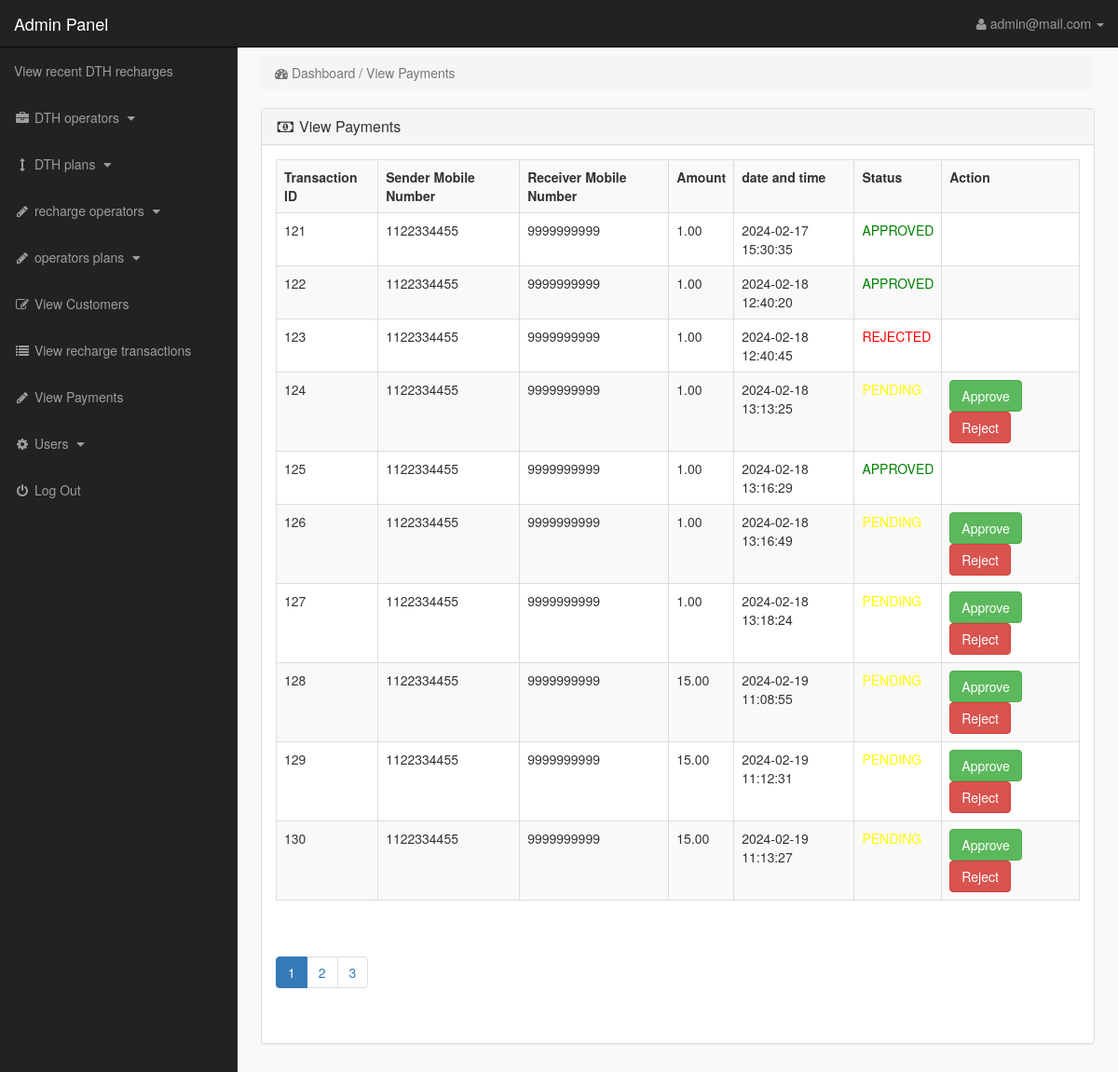
Screenshot of /admin_area/index.php?view_payments (signed in) with the database file from the repository.
### tables this page shows
CREATE TABLE `transactions` (
  `transaction_id` int(11) NOT NULL,
  `sender_mobile_number` varchar(15) NOT NULL,
  `receiver_mobile_number` varchar(15) NOT NULL,
  `amount` decimal(10,2) NOT NULL,
  `transaction_date` timestamp NOT NULL DEFAULT current_timestamp(),
  `status` enum('pending','approved','rejected') NOT NULL DEFAULT 'pending'
);

### admin_area/view_payments.php (the view, shortened to what this page needs)
<?php
include("db_connection.php");
$recordsPerPage = 10;
$totalRecordsQuery = "SELECT COUNT(*) as total FROM transactions";
$totalRecordsResult = mysqli_query($con, $totalRecordsQuery);
$totalRecords = mysqli_fetch_assoc($totalRecordsResult)['total'];
$totalPages = ceil($totalRecords / $recordsPerPage);
$currentpage = isset($_GET['page']) ? $_GET['page'] : 1;
$offset = ($currentpage - 1) * $recordsPerPage;
$all_transactions_query = "SELECT * FROM transactions LIMIT $offset, $recordsPerPage";
$all_transactions_result = mysqli_query($con, $all_transactions_query);
if (!isset($_SESSION['admin_username'])) {
    echo "<script>window.open('login.php','_self')</script>";
} else {
    ?>
    <div class="row">
        <div class="col-lg-12">
            <ol class="breadcrumb">
                <li class="active">
                    <i class="fa fa-dashboard"></i> Dashboard / View Payments
                </li>
            </ol>
        </div>
    </div>
    <div class="row">
        <div class="col-lg-12">
            <div class="panel panel-default">
                <div class="panel-heading">
                    <h3 class="panel-title">
                        <i class="fa fa-money fa-fw"> </i> View Payments
                    </h3>
                </div>
                <div class="panel-body">
                    <div class="table-responsive">
                        <table border="1" class="table table-bordered table-hover table-striped">
                            <tr>
                                <th>Transaction ID</th>
                                <th>Sender Mobile Number</th>
                                <th>Receiver Mobile Number</th>
                                <th>Amount</th>
                                <th>date and time</th>
                                <th>Status</th>
                                <th>Action</th>
                            </tr>
                            <?php while ($row = mysqli_fetch_assoc($all_transactions_result)) { ?>
                                <tr>
                                    <td>
                                        <?php echo $row['transaction_id']; ?>
                                    </td>
                                    <td>
                                        <?php echo $row['sender_mobile_number']; ?>
                                    </td>
                                    <td>
                                        <?php echo $row['receiver_mobile_number']; ?>
                                    </td>
                                    <td>
                                        <?php echo $row['amount']; ?>
                                    </td>
                                    <td>
                                        <?php echo $row['transaction_date']; ?>
                                    </td>
                                    <td class="<?php echo strtolower($row['status']); ?>">
                                        <?php echo strtoupper($row['status']) ?>
                                    </td>
                                    <td>
                                        <?php if ($row['status'] === 'pending') { ?>
                                            <form method="post" action="admin_process_transaction.php">
                                                <input type="submit" name="approve" value="Approve" class="btn btn-success">
                                                <input type="submit" name="reject" class="btn btn-danger" value="Reject">
                                            </form>
                                        <?php } ?>
                                    </td>
                                </tr>
                            <?php } ?>
                        </table>
                        <div class="pagination">
                            <ul class="pagination">
                                <?php for ($i = 1; $i <= $totalPages; $i++) { ?>
                                    <li class="page-item <?php echo ($i == $currentpage) ? 'active' : ''; ?>">
                                        <a class="page-link" href="index.php?view_payments&page=<?php echo $i; ?>">
                                            <?php echo $i; ?>
                                        </a>
                                    </li>
                                <?php } ?>
                            </ul>
                        </div>
                    </div>
                </div>
            </div>
        </div>
    </div>
<?php } ?>

### admin_area/includes/sidebar.php (shortened to what this page needs)
<?php
if (!isset($_SESSION['admin_username'])) {
    echo "<script>window.open('login.php','_self')</script>";
} else {
    ?>
    <nav class="navbar navbar-inverse navbar-fixed-top">
        <div class="navbar-header">
            <a class="navbar-brand" href="index.php?dashboard">Admin Panel</a>
        </div>
        <ul class="nav navbar-right top-nav">
            <li class="dropdown">
                <a href="#" class="dropdown-toggle" data-toggle="dropdown">
                    <i class="fa fa-user"></i>
                    <?php echo $admin_name; ?> <b class="caret"></b>
                </a>
            </li>
        </ul>
        <div class="collapse navbar-collapse navbar-ex1-collapse">
            <ul class="nav navbar-nav side-nav">
                <li>
                    <a href="index.php?view_products"> View recent DTH recharges </a>
                </li>
                <li>
                    <a href="#" data-toggle="collapse" data-target="#manufacturers">
                        <i class="fa fa-fw fa-briefcase"></i> DTH operators
                        <i class="fa fa-fw fa-caret-down"></i>
                    </a>
                </li>
                <li>
                    <a href="#" data-toggle="collapse" data-target="#cat">
                        <i class="fa fa-fw fa-arrows-v"></i> DTH plans
                        <i class="fa fa-fw fa-caret-down"></i>
                    </a>
                </li>
                <li>
                    <a href="#" data-toggle="collapse" data-target="#contact_us">
                        <i class="fa fa-fw fa-pencil"> </i> recharge operators
                        <i class="fa fa-fw fa-caret-down"></i>
                    </a>
                </li>
                <li>
                    <a href="#" data-toggle="collapse" data-target="#jio">
                        <i class="fa fa-fw fa-pencil"> </i> operators plans
                        <i class="fa fa-fw fa-caret-down"></i>
                    </a>
                </li>
                <li>
                    <a href="index.php?view_customers">
                        <i class="fa fa-fw fa-edit"></i> View Customers
                    </a>
                </li>
                <li>
                    <a href="index.php?view_orders">
                        <i class="fa fa-fw fa-list"></i> View recharge transactions
                    </a>
                </li>
                <li>
                    <a href="index.php?view_payments">
                        <i class="fa fa-fw fa-pencil"></i> View Payments
                    </a>
                </li>
                <li>
                    <a href="#" data-toggle="collapse" data-target="#users">
                        <i class="fa fa-fw fa-gear"></i> Users
                        <i class="fa fa-fw fa-caret-down"></i>
                    </a>
                </li>
                <li>
                    <a href="logout.php">
                        <i class="fa fa-fw fa-power-off"></i> Log Out
                    </a>
                </li>
            </ul>
        </div>
    </nav>
<?php } ?>

### admin_area/css/style.css (style rules this page uses)
body { margin-top:100px; }
@media (min-width: 768px) { body { margin-top:50px; } }
.top-nav { padding:0 15px; }
.top-nav>li { display:inline-block; float:left; }
.top-nav>li>a { padding-top:15px; padding-bottom:15px; line-height:20px; color:#999; }
@media (min-width: 768px) { .side-nav { position:fixed; top:51px; width:255px; border-radius:0; overflow-y:auto; background-color: #222; bottom:0; overflow-x:hidden; padding-bottom:40px; } }
@media (min-width: 768px) { .side-nav>li>a { width:255px; } }
.panel-body { border-radius:5px; }

### admin_area/view_payments.php (style rules this page uses)
.pending { color: yellow; }
.approved { color: green; }
.rejected { color: red; }

### rows the page displays
transactions: transaction_id "121", sender_mobile_number "1122334455", receiver_mobile_number "9999999999", amount "1.00", transaction_date "2024-02-17 15:30:35", status "APPROVED"
transactions: transaction_id "122", sender_mobile_number "1122334455", receiver_mobile_number "9999999999", amount "1.00", transaction_date "2024-02-18 12:40:20", status "APPROVED"
transactions: transaction_id "123", sender_mobile_number "1122334455", receiver_mobile_number "9999999999", amount "1.00", transaction_date "2024-02-18 12:40:45", status "REJECTED"
transactions: transaction_id "124", sender_mobile_number "1122334455", receiver_mobile_number "9999999999", amount "1.00", transaction_date "2024-02-18 13:13:25", status "PENDING"
transactions: transaction_id "125", sender_mobile_number "1122334455", receiver_mobile_number "9999999999", amount "1.00", transaction_date "2024-02-18 13:16:29", status "APPROVED"
transactions: transaction_id "126", sender_mobile_number "1122334455", receiver_mobile_number "9999999999", amount "1.00", transaction_date "2024-02-18 13:16:49", status "PENDING"
transactions: transaction_id "127", sender_mobile_number "1122334455", receiver_mobile_number "9999999999", amount "1.00", transaction_date "2024-02-18 13:18:24", status "PENDING"
transactions: transaction_id "128", sender_mobile_number "1122334455", receiver_mobile_number "9999999999", amount "15.00", transaction_date "2024-02-19 11:08:55", status "PENDING"
transactions: transaction_id "129", sender_mobile_number "1122334455", receiver_mobile_number "9999999999", amount "15.00", transaction_date "2024-02-19 11:12:31", status "PENDING"
transactions: transaction_id "130", sender_mobile_number "1122334455", receiver_mobile_number "9999999999", amount "15.00", transaction_date "2024-02-19 11:13:27", status "PENDING"

### other values shown
$admin_name "admin@mail.com"
